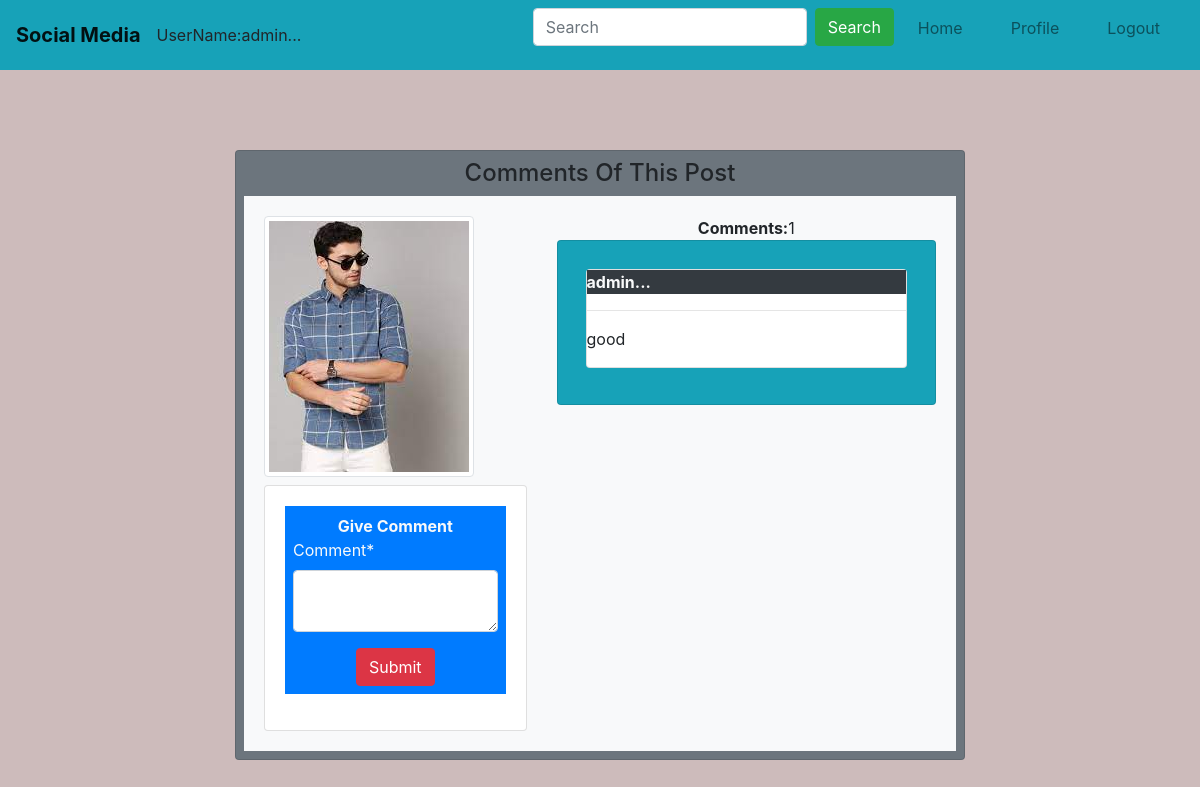
Page /special/comment/24 (signed in) on the committed database.
### user1app/models.py (models this page shows, shortened)
class upload(models.Model):
    user=models.ForeignKey(User,on_delete=models.CASCADE)
    post=models.FileField(upload_to='media',null=True)
    date_posted=models.DateTimeField(auto_now_add=True)
    def comment_count(self):
        return self.comment_set.all().count()
    def comments(self):
        return self.comment_set.all().order_by('-id')

### specialapp/models.py (models this page shows, shortened)
class Comment(models.Model):
    user=models.ForeignKey(User,on_delete=models.CASCADE,null=True)
    post=models.ForeignKey(upload,on_delete=models.CASCADE,null=True)
    comment=models.TextField(null=True)

### specialapp/views.py (the view, shortened to what this page needs)
# urls.py: path('comment/<int:id>',views.comment,name='comment')
@login_required
def comment(request,id):
    data=upload.objects.get(id=id)
    if data.post.name.lower().endswith(('.jpg','.png','.jpeg')):
        data.file_type = 'image'
    elif data.post.name.lower().endswith('mp4'):
        data.file_type = 'video'
    else:
        data.file_type = 'audio'
    form=comment_form()
    return render(request,'comment.html',{'data':data,'form':form})

### specialapp/forms.py
class comment_form(forms.ModelForm):
    comment = forms.CharField(widget=forms.Textarea(attrs={'rows': 2, 'cols': 4}))
    class Meta:
        model=Comment
        fields=['comment',]

### templates/comment.html (shortened to what this page needs)
{% extends 'base.html' %}
{% load crispy_forms_tags %}
{% block content %}
{% include 'navbar.html' %}
<div class="container">
  <div class="row">
    <div class="offset-md-2 col-md-8">
<div class="card bg-secondary p-2 mb-5" style="margin-top: 80px;">
    <h4 class="text-center">Comments Of This Post</h4>
  <div class="card-body bg-light">
    <div class="row">
        <div class="col-md-5">
          {% if data.file_type == 'image' %}
          <img src="{{ data.post.url }}" class="img-thumbnail" >
        {% elif data.file_type == 'video' %}
          <video width="250" height="250" controls>
            <source src="{{ data.post.url }}" type="video/mp4">
            Your browser does not support the video tag.
          </video>
        {% else %}
          <audio width="200" height="200" controls>
            <source src="{{ data.post.url }}" type="audio/mpeg">
            Your browser does not support the audio tag.
          </audio>
        {% endif %}
           <div class="card mt-2">
            <div class="card-body">
              <form class="bg-primary text-light p-2"  method="POST" >
                <center>
                <b>Give Comment</b>
            </center>
                {{form|crispy}}
                <div class="text-center">
                    <input type="submit" name="" value="Submit" class="btn btn-danger">
                </div>
              </form>
            </div>
          </div>
        </div>
      <div class="col-md-7">
        <center>
        <b class="">Comments:</b>{{data.comment_count}}
    </center>
            <div class="card p-2 bg-info">
                {% if data.comments %}
              <div class="card-body" style="max-height: 500px; overflow-y: auto;">
                {% for i in data.comments %}
                <div class="card mb-2">
                    <b class="bg-dark text-light">{{i.user}}...</b>
                    <hr>
                    <p>{{i.comment}}</p>
                </div>
                {% endfor %}
              </div>
              {% else %}
              <center>
              <h4>No Comments</h4>
            </center>
            </div>
            {% endif %}
      </div>
    </div>
  </div>
</div>
    </div>
  </div>
</div>
{% endblock %}

### templates/navbar.html (shortened to what this page needs)
<nav class="navbar navbar-expand-lg navbar-light bg-info">
  <b><a class="navbar-brand" href="#">Social Media</a></b> UserName:{{user}}...
  <div class="collapse navbar-collapse justify-content-end" id="navbarNav">
  <ul class="navbar-nav">
    {% if request.user.is_authenticated %}
    <form class="form-inline" method="GET" action="{% url 'search'  %}">
      <input class="form-control mr-sm-2" type="text" placeholder="Search"name='keyword'>
      <button class="btn btn-success" type="submit">Search</button>
    </form>
    <li class="nav-item">
      <a class="nav-link mr-3 ml-3" href="{% url 'home' %}">Home <span class="sr-only">(current)</span></a>
    </li>
    <li class="nav-item">
      <a href="{% url 'Profile' %}" class="nav-link  mr-3 ml-3">Profile</a>
    </li>
    <li class="nav-item">
      <a class="nav-link  mr-3 ml-3" href="{% url 'log_out' %}">Logout</a>
    </li>
    {% endif %}
  </ul>
</div>
</nav>

### rows in the picture
upload: post (picture), comment_count "1"
Comment: user "admin", comment "good"

### other values in the picture
{{ user }} "admin"
